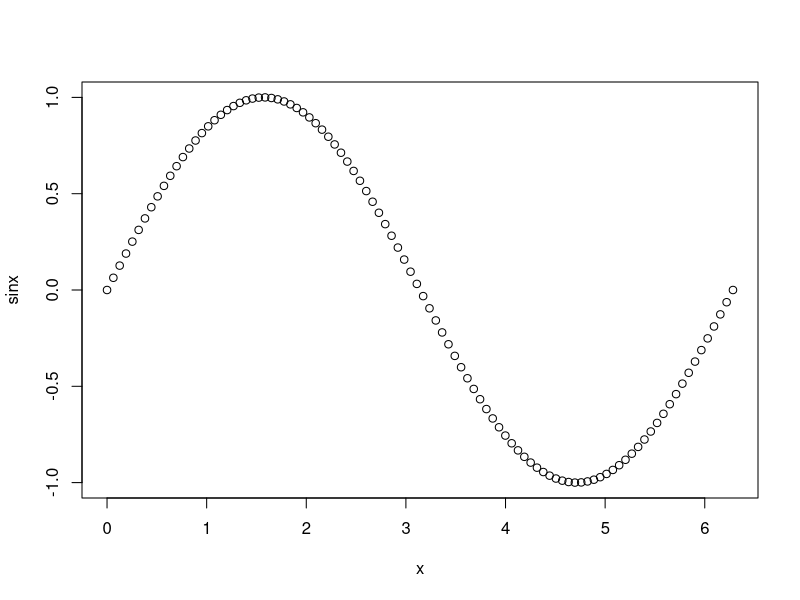

Write the R code that produced this figure.
## ---- chunk 1
knitr::opts_chunk$set(echo = TRUE)
## ---- chunk 2
1 + 1
## ---- chunk 3
x <- seq(from=0, to=2*pi, length.out=100)
sinx <- sin(x)
plot(sinx ~ x)
